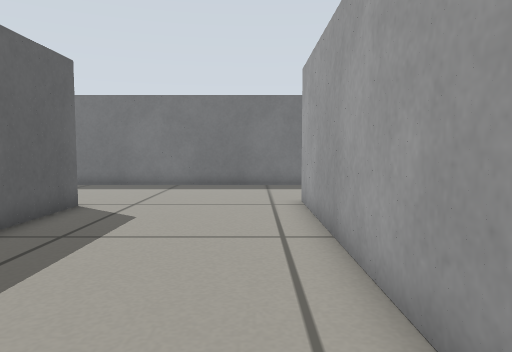
view 1 (above)

24 first-person views from a walk through a robot-simulator world made for Gazebo. The camera is 0.39 m above the floor, tilts 4° down and sees 70° across. The floor is counted in squares, 0.25 m on a side. Each view is taken from the middle of a square. On the plan, view 1 faces up. The plan holds only what a view shows up to about 16 squares ahead; the rest is blank.

view 2
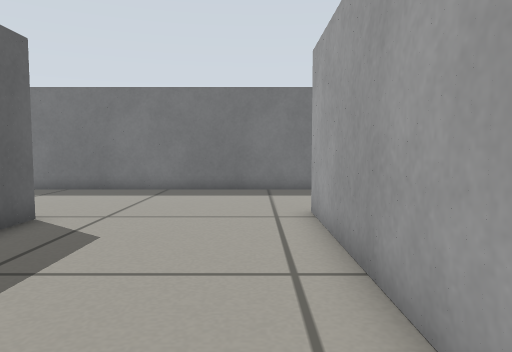

view 3
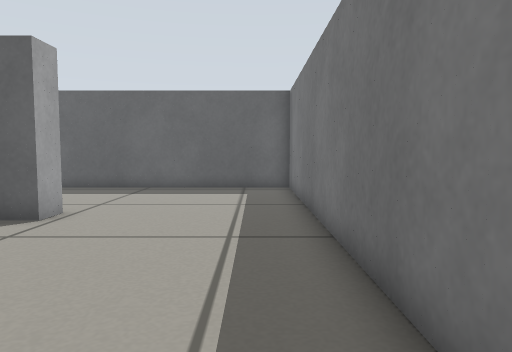

view 4
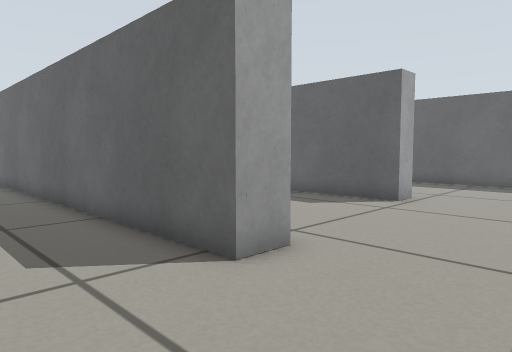

view 5
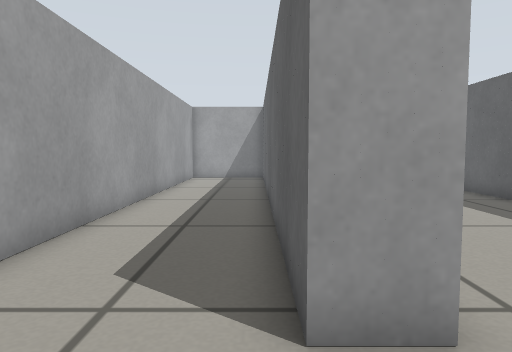

view 6
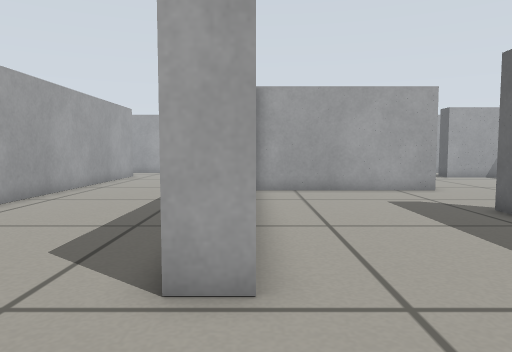

view 7
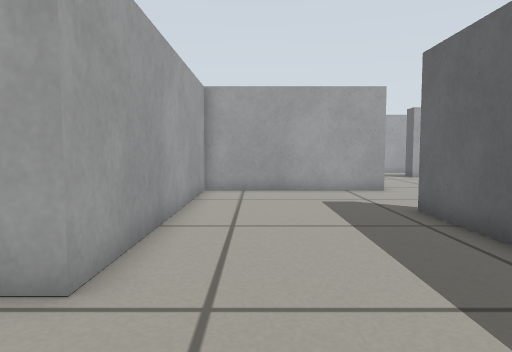

view 8
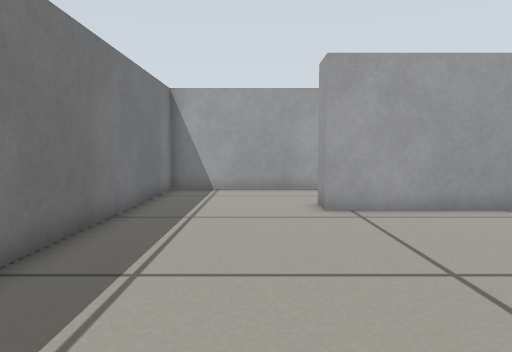

view 9
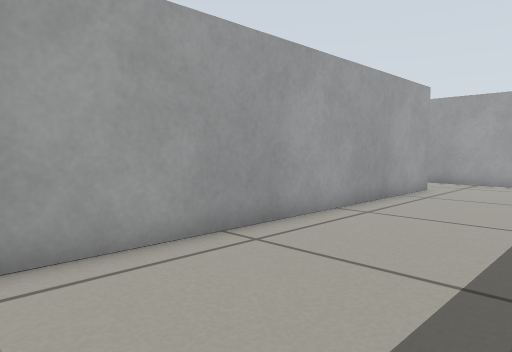

view 10
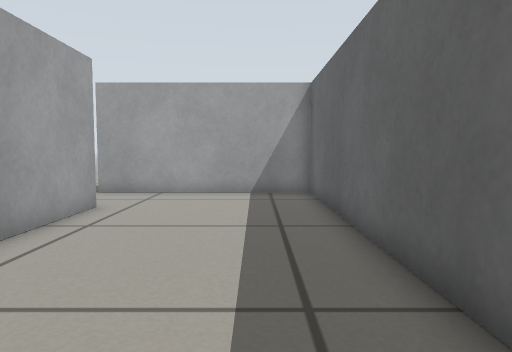

view 11
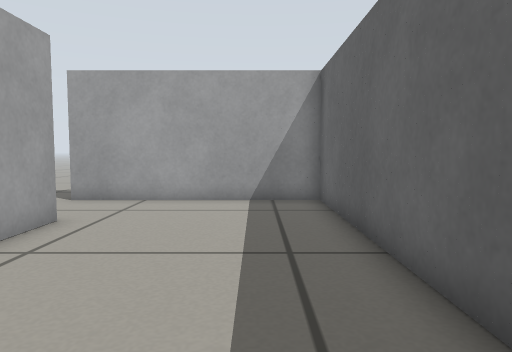

view 12
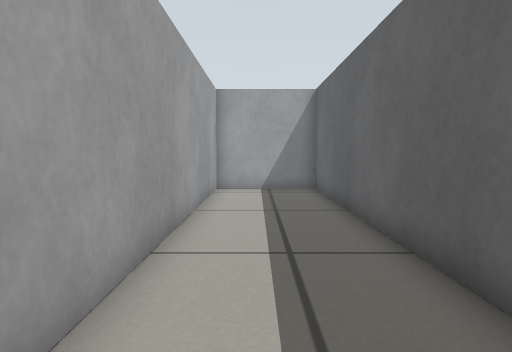

view 13
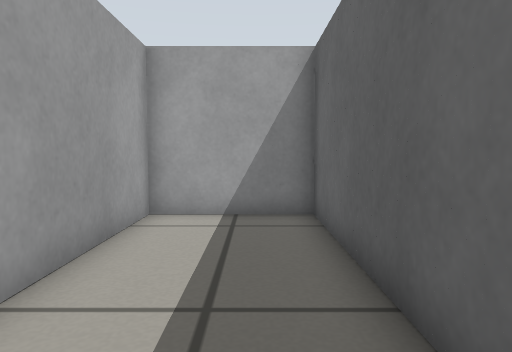

view 14
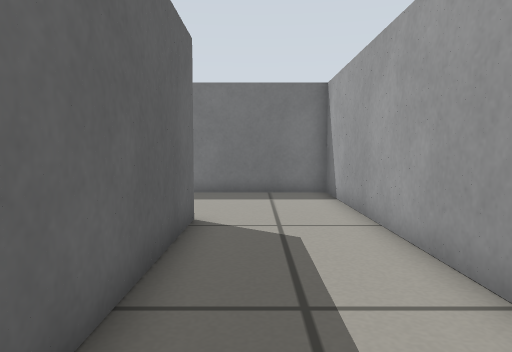

view 15
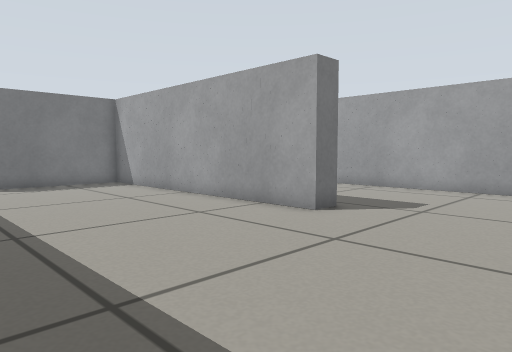

view 16
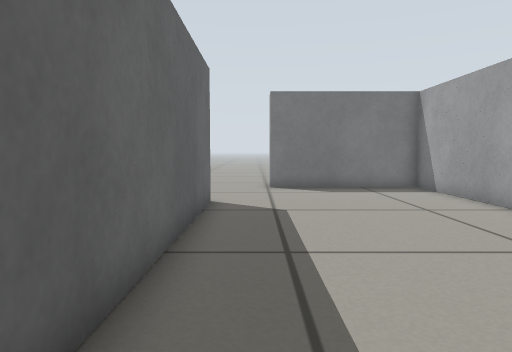

view 17
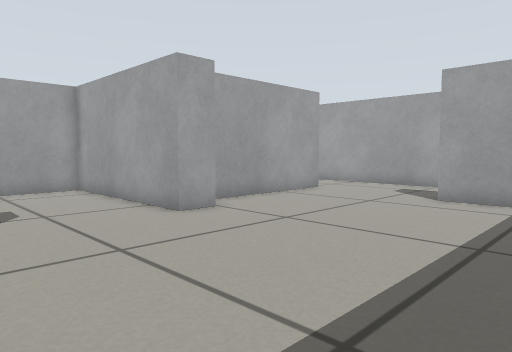

view 18
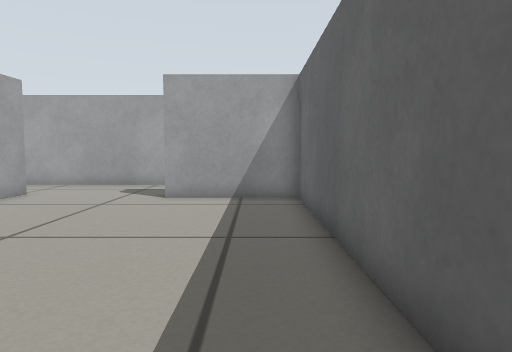

view 19
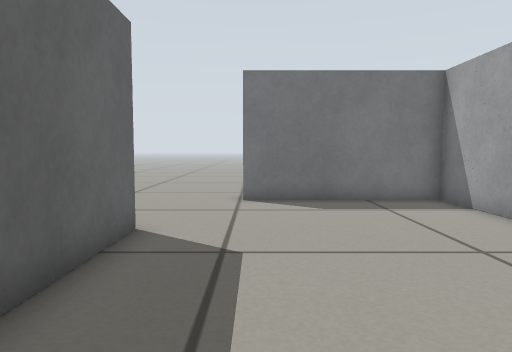

view 20
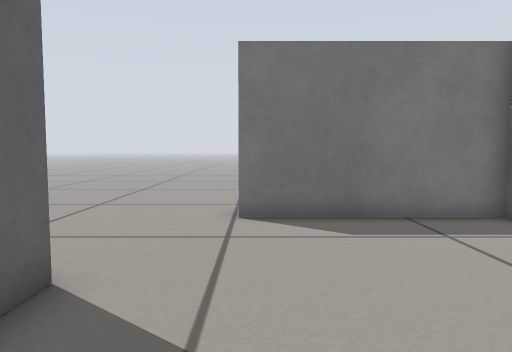

view 21
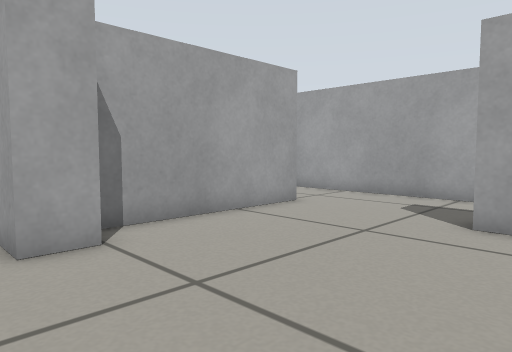

view 22
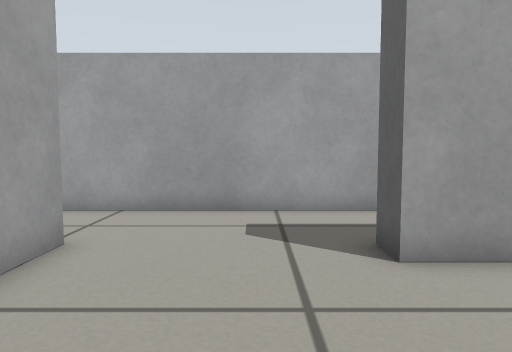

view 23
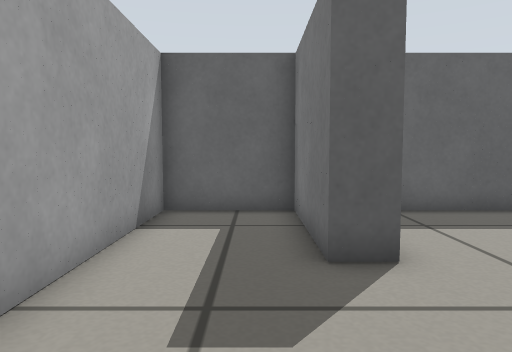

view 24
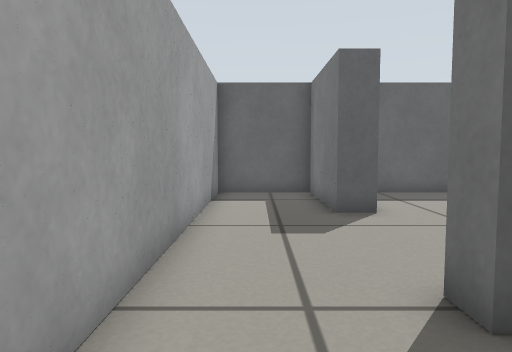

### Floor plan
Ten units are one square. View 1 is at (0, 0); x grows to the right and y downward. Boxes are objects, and circles mark ways between rooms. Rooms are numbered by the first view taken in them; rooms with no view inside come last. Other rooms are left out.
<svg viewBox="-220 -175 291 294">
<path fill="none" stroke="#000" d="M-50 -26 -50 114 14 114M-115 2 -60 2 -60 -102 -50 -102 -50 -59M14 -164 -122 -164 -122 -46M14 81 14 -112M14 -112 26 -112 26 68 66 68 66 -164 14 -164M-122 -46 -132 -46 -132 -164 -195 -164M-130 15 -130 2 -115 2M-214 -122 -214 70 -170 70M-118 65 -118 19M-170 70 -170 80 -214 80 -214 114 -105 114M-109 80 -118 80 -118 65M-105 114 -90 114"/>
<circle cx="20" cy="-140" r="3" fill="#2a7"/>
<circle cx="-125" cy="-25" r="3" fill="#2a7"/>
<circle cx="-145" cy="75" r="3" fill="#2a7"/>
<circle cx="-115" cy="100" r="3" fill="#2a7"/>
<text x="-40" y="-50">1</text>
<text x="40" y="-50">2</text>
<text x="-170" y="-50">3</text>
<text x="-160" y="100">4</text>
<text x="-90" y="60">5</text>
</svg>
Room 1 opens to room 2. Room 1 opens to room 3. Room 3 opens to room 4. Room 4 opens to room 5.

Where each view was taken, in squares from view 1:
view 1: 0 up, 0 right, facing up
view 2: 2 up, 0 right, facing up
view 3: 15 up, 3 right, facing left
view 4: 15 up, 6 right, facing down-left
view 5: 14 up, 3 right, facing down
view 6: 14 up, 6 left, facing down
view 7: 14 up, 8 left, facing down
view 8: 13 up, 8 left, facing right
view 9: 7 up, 4 left, facing down-right
view 10: 2 up, 3 left, facing down
view 11: 0 up, 3 left, facing down
view 12: 8 up, 5 right, facing down
view 13: 2 up, 4 right, facing down
view 14: 3 up, 4 right, facing up
view 15: 1 down, 21 left, facing up-right
view 16: 1 up, 20 left, facing up
view 17: 5 up, 21 left, facing down-right
view 18: 5 up, 20 left, facing down
view 19: 5 up, 19 left, facing up
view 20: 8 up, 19 left, facing up
view 21: 1 up, 19 left, facing down-right
view 22: 2 down, 15 left, facing down
view 23: 9 down, 12 left, facing left
view 24: 10 down, 8 left, facing left
